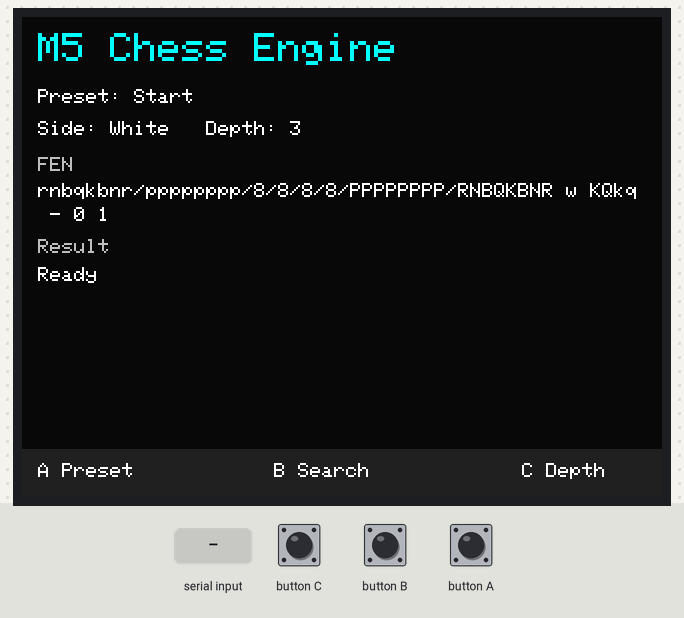
The program below on a simulated ESP32. Parts: 320×240 colour display. Inputs (shaded band) come from the test bench. What the program prints to the serial monitor is not drawn. At 10.8 s the program stops and its outputs stay as they are.

Above: at 1.6 s.
1.7 s: button B pressed for 0.15 s
At 2.4 s:
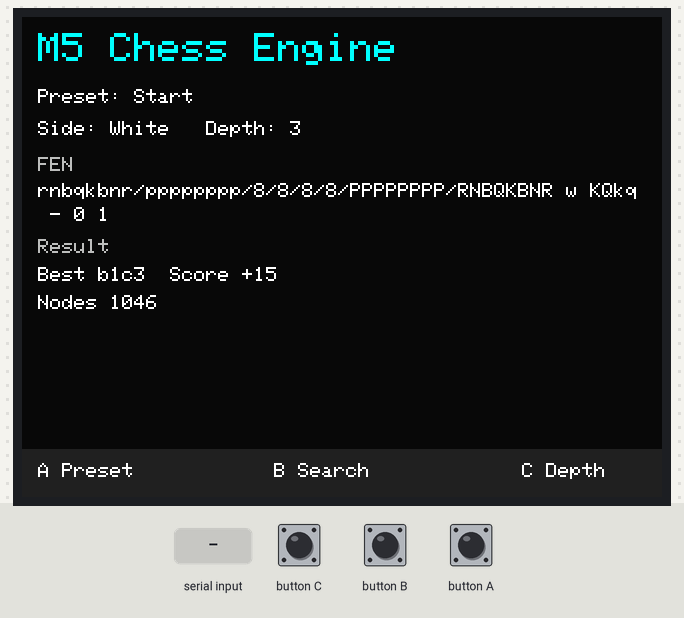
3.4 s: button A pressed for 0.15 s
At 4.5 s:
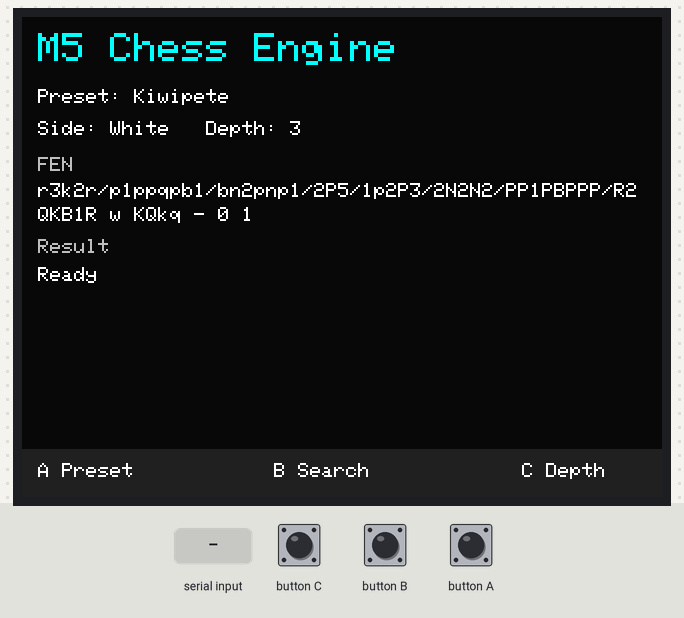
5.0 s: button C pressed for 0.15 s
At 5.7 s:
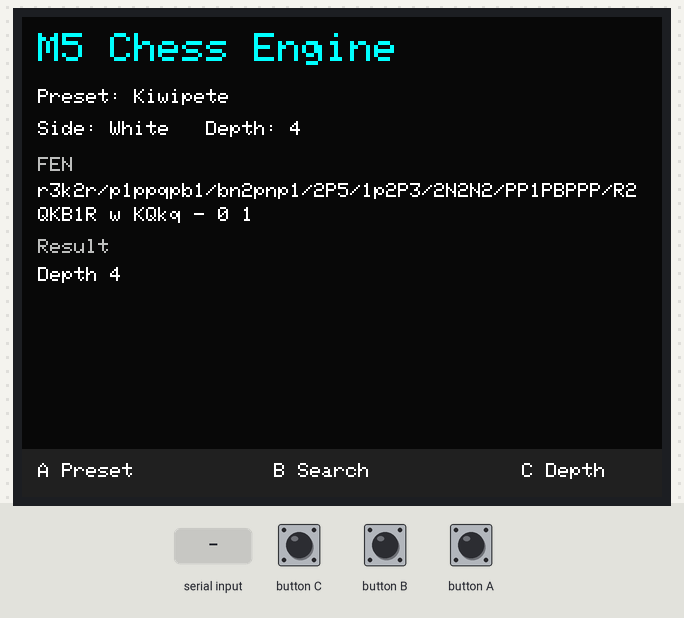
6.6 s: "new\n" received over Serial
At 7.9 s:
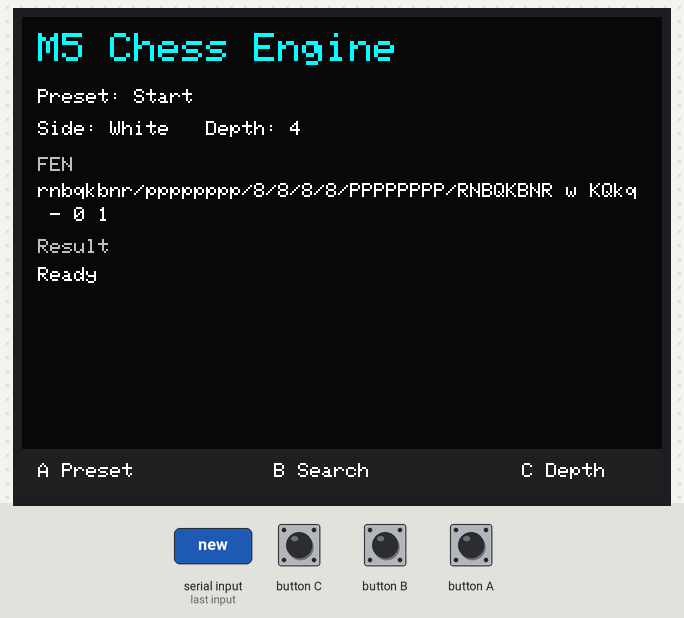
8.2 s: button C pressed for 1 s
At 9.2 s:
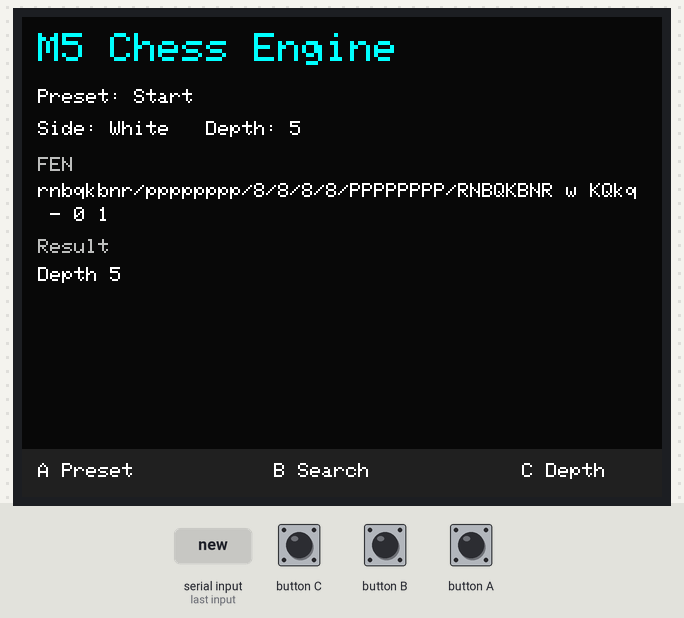
10.7 s: button B pressed for 1 s
At 11.1 s:
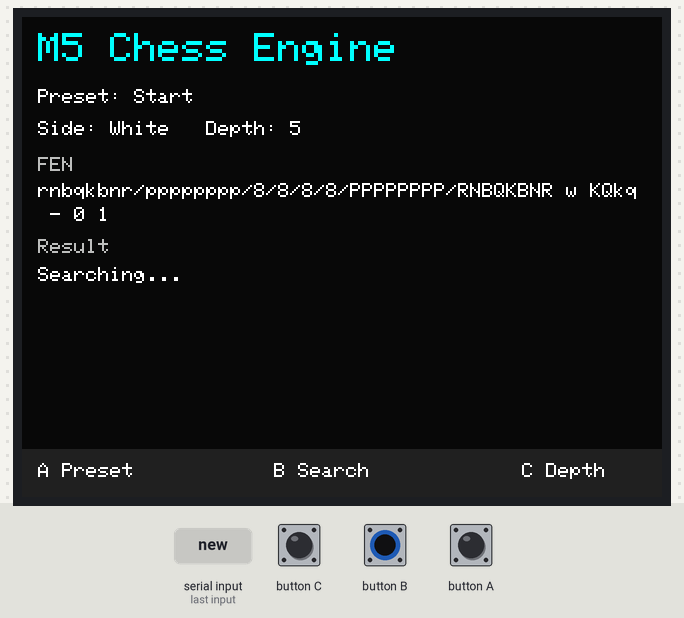
Timing chart, 0 to 12.3 s (numbered marks = the images above; inputs shaded):
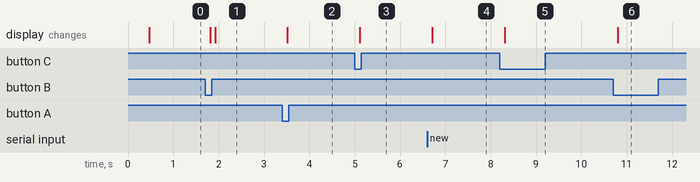

The program:

main.cpp
```cpp
#include <Arduino.h>
#include <M5Unified.h>

#include <cstring>

#include "ChessEngine.h"

struct Preset {
  const char* name;
  const char* fen;
};

static constexpr uint16_t COLOR_BG = 0x0841;
static constexpr uint16_t COLOR_TEXT = 0xFFFF;
static constexpr uint16_t COLOR_MUTED = 0xBDF7;
static constexpr uint16_t COLOR_ACCENT = 0x07FF;
static constexpr uint16_t COLOR_WARN = 0xFD20;

static Preset presets[] = {
    {"Start", ChessEngine::START_FEN},
    {"Kiwipete", "r3k2r/p1ppqpb1/bn2pnp1/2P5/1p2P3/2N2N2/PP1PBPPP/R2QKB1R w KQkq - 0 1"},
    {"Attack", "r1bq1rk1/ppp2ppp/2n2n2/3pp3/3PP3/2P2N2/PP1N1PPP/R1BQKB1R w KQ - 4 7"},
    {"Endgame", "8/5pk1/4p1p1/3pP3/3P1P2/6K1/8/8 w - - 0 42"},
    {"Mate net", "6k1/5ppp/8/8/8/8/5PPP/5RK1 w - - 0 1"},
};

static ChessEngine engine;
static ChessSearchResult lastSearch;
static String serialLine;
static String statusText = "Ready";
static String presetName = "Start";
static int searchDepth = 3;
static uint8_t presetIndex = 0;

static String toDeviceString(const std::string& text) {
  return String(text.c_str());
}

static void serialPrintHelp() {
  Serial.println();
  Serial.println("M5 Chess Engine commands:");
  Serial.println("  help");
  Serial.println("  new");
  Serial.println("  fen <full FEN>");
  Serial.println("  go depth 3");
  Serial.println("  depth 4");
  Serial.println("  move e2e4");
  Serial.println("  moves");
  Serial.println("  state");
  Serial.println();
}

static void drawWrapped(const String& text, int x, int& y, int width, int lineHeight) {
  int charWidth = 6;
  int maxChars = max(8, width / charWidth);
  int start = 0;
  while (start < text.length() && y < M5.Display.height() - 28) {
    int count = min(maxChars, text.length() - start);
    M5.Display.setCursor(x, y);
    M5.Display.print(text.substring(start, start + count));
    y += lineHeight;
    start += count;
  }
}

static void drawScreen() {
  int w = M5.Display.width();
  int h = M5.Display.height();
  M5.Display.fillScreen(COLOR_BG);
  M5.Display.setTextDatum(top_left);
  M5.Display.setTextWrap(false);

  int y = 8;
  M5.Display.setTextSize(2);
  M5.Display.setTextColor(COLOR_ACCENT, COLOR_BG);
  M5.Display.setCursor(8, y);
  M5.Display.print("M5 Chess Engine");

  y += 28;
  M5.Display.setTextSize(1);
  M5.Display.setTextColor(COLOR_TEXT, COLOR_BG);
  M5.Display.setCursor(8, y);
  M5.Display.printf("Preset: %s", presetName.c_str());

  y += 16;
  M5.Display.setCursor(8, y);
  M5.Display.printf("Side: %s   Depth: %d", engine.whiteToMove() ? "White" : "Black", searchDepth);
  if (engine.inCheck()) {
    M5.Display.setTextColor(COLOR_WARN, COLOR_BG);
    M5.Display.print("   Check");
    M5.Display.setTextColor(COLOR_TEXT, COLOR_BG);
  }

  y += 18;
  M5.Display.setTextColor(COLOR_MUTED, COLOR_BG);
  M5.Display.setCursor(8, y);
  M5.Display.print("FEN");
  y += 13;
  M5.Display.setTextColor(COLOR_TEXT, COLOR_BG);
  drawWrapped(toDeviceString(engine.toFen()), 8, y, w - 16, 12);

  y += 4;
  M5.Display.setTextColor(COLOR_MUTED, COLOR_BG);
  M5.Display.setCursor(8, y);
  M5.Display.print("Result");
  y += 14;
  M5.Display.setTextColor(COLOR_TEXT, COLOR_BG);
  M5.Display.setCursor(8, y);
  if (lastSearch.hasMove) {
    M5.Display.printf("Best %s  Score %+d", engine.moveToUci(lastSearch.bestMove).c_str(), lastSearch.score);
    y += 14;
    M5.Display.setCursor(8, y);
    M5.Display.printf("Nodes %lu", static_cast<unsigned long>(lastSearch.nodes));
  } else if (lastSearch.checkmate) {
    M5.Display.print("Checkmate");
  } else if (lastSearch.stalemate) {
    M5.Display.print("Stalemate");
  } else {
    M5.Display.print(statusText);
  }

  M5.Display.fillRect(0, h - 24, w, 24, 0x2104);
  M5.Display.setTextColor(COLOR_TEXT, 0x2104);
  M5.Display.setCursor(8, h - 17);
  M5.Display.print("A Preset");
  M5.Display.setCursor(w / 2 - 34, h - 17);
  M5.Display.print("B Search");
  M5.Display.setCursor(w - 70, h - 17);
  M5.Display.print("C Depth");
}

static void resetToPreset(uint8_t index) {
  presetIndex = index % (sizeof(presets) / sizeof(presets[0]));
  std::string error;
  engine.setFromFen(presets[presetIndex].fen, &error);
  presetName = presets[presetIndex].name;
  statusText = "Ready";
  lastSearch = ChessSearchResult();
  Serial.printf("Loaded preset: %s\n", presets[presetIndex].name);
  Serial.printf("FEN: %s\n", engine.toFen().c_str());
  drawScreen();
}

static void runSearch(int depth) {
  searchDepth = constrain(depth, 1, 5);
  statusText = "Searching...";
  lastSearch = ChessSearchResult();
  drawScreen();

  uint32_t start = millis();
  lastSearch = engine.search(searchDepth);
  uint32_t elapsed = millis() - start;

  if (lastSearch.hasMove) {
    statusText = "Best " + toDeviceString(engine.moveToUci(lastSearch.bestMove));
    Serial.printf(
        "bestmove %s score %+d depth %d nodes %lu time_ms %lu\n",
        engine.moveToUci(lastSearch.bestMove).c_str(),
        lastSearch.score,
        searchDepth,
        static_cast<unsigned long>(lastSearch.nodes),
        static_cast<unsigned long>(elapsed));
  } else if (lastSearch.checkmate) {
    statusText = "Checkmate";
    Serial.println("checkmate");
  } else {
    statusText = "Stalemate";
    Serial.println("stalemate");
  }
  drawScreen();
}

static String afterCommand(const String& line, const char* command) {
  String rest = line.substring(strlen(command));
  rest.trim();
  return rest;
}

static void handleCommand(String line) {
  line.trim();
  if (line.length() == 0) {
    return;
  }

  String lower = line;
  lower.toLowerCase();

  if (lower == "help" || lower == "?") {
    serialPrintHelp();
    return;
  }

  if (lower == "new") {
    resetToPreset(0);
    return;
  }

  if (lower == "state") {
    Serial.printf("fen %s\n", engine.toFen().c_str());
    Serial.printf("side %s\n", engine.whiteToMove() ? "white" : "black");
    Serial.printf("depth %d\n", searchDepth);
    return;
  }

  if (lower.startsWith("depth ")) {
    int nextDepth = afterCommand(line, "depth").toInt();
    searchDepth = constrain(nextDepth, 1, 5);
    statusText = "Depth " + String(searchDepth);
    lastSearch = ChessSearchResult();
    Serial.printf("depth %d\n", searchDepth);
    drawScreen();
    return;
  }

  if (lower.startsWith("fen ")) {
    String fenText = afterCommand(line, "fen");
    std::string error;
    if (engine.setFromFen(fenText.c_str(), &error)) {
      presetName = "USB FEN";
      statusText = "Ready";
      lastSearch = ChessSearchResult();
      Serial.printf("ok fen %s\n", engine.toFen().c_str());
    } else {
      statusText = "Bad FEN";
      Serial.printf("error %s\n", error.c_str());
    }
    drawScreen();
    return;
  }

  if (lower.startsWith("move ")) {
    String moveText = afterCommand(line, "move");
    std::string error;
    if (engine.makeMoveUci(moveText.c_str(), &error)) {
      statusText = "Moved " + moveText;
      lastSearch = ChessSearchResult();
      Serial.printf("ok move %s\n", moveText.c_str());
      Serial.printf("fen %s\n", engine.toFen().c_str());
    } else {
      statusText = "Illegal move";
      Serial.printf("error %s\n", error.c_str());
    }
    drawScreen();
    return;
  }

  if (lower == "moves") {
    std::vector<ChessMove> moves = engine.legalMoves();
    Serial.printf("moves %u\n", static_cast<unsigned>(moves.size()));
    for (const ChessMove& move : moves) {
      Serial.printf("%s ", engine.moveToUci(move).c_str());
    }
    Serial.println();
    return;
  }

  if (lower.startsWith("go")) {
    int depth = searchDepth;
    int marker = lower.indexOf("depth");
    if (marker >= 0) {
      String depthText = lower.substring(marker + 5);
      depthText.trim();
      depth = depthText.toInt();
    }
    runSearch(depth);
    return;
  }

  Serial.println("error unknown command; type help");
}

static void readSerialCommands() {
  while (Serial.available()) {
    char ch = static_cast<char>(Serial.read());
    if (ch == '\r') {
      continue;
    }
    if (ch == '\n') {
      handleCommand(serialLine);
      serialLine = "";
    } else if (serialLine.length() < 240) {
      serialLine += ch;
    }
  }
}

void setup() {
  auto cfg = M5.config();
  M5.begin(cfg);
  Serial.begin(115200);
  delay(200);

  M5.Display.setRotation(1);
  resetToPreset(0);
  serialPrintHelp();
}

void loop() {
  M5.update();
  readSerialCommands();

  if (M5.BtnA.wasPressed()) {
    resetToPreset(presetIndex + 1);
  }
  if (M5.BtnB.wasPressed()) {
    runSearch(searchDepth);
  }
  if (M5.BtnC.wasPressed()) {
    searchDepth = searchDepth >= 5 ? 1 : searchDepth + 1;
    statusText = "Depth " + String(searchDepth);
    lastSearch = ChessSearchResult();
    drawScreen();
  }
}
```

Source omitted: ChessEngine.h (22717 bytes)

Measured:
- after the input at 1.7 s, the display: first changes after 0.11 s (image 1 shows a later state)
- after the input at 3.4 s, the display: changes after 0.11 s (image 2)
- after the input at 5.0 s, the display: changes after 0.11 s (image 3)
- after the input at 6.6 s, the display: changes after 0.11 s (image 4)
- after the input at 8.2 s, the display: changes after 0.11 s (image 5)
- after the input at 10.7 s, the display: changes after 0.11 s (image 6)
